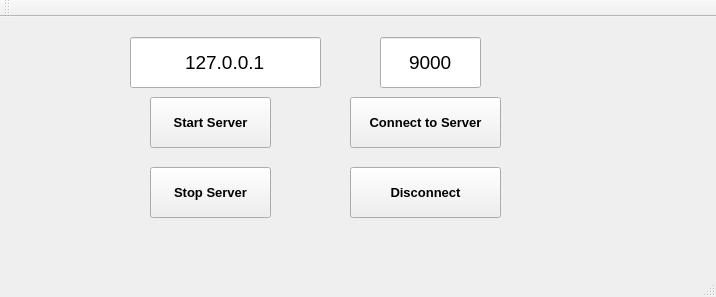
<?xml version="1.0" encoding="UTF-8"?>
<ui version="4.0">
 <class>MainWindow</class>
 <widget class="QMainWindow" name="MainWindow">
  <property name="geometry">
   <rect>
    <x>0</x>
    <y>0</y>
    <width>716</width>
    <height>297</height>
   </rect>
  </property>
  <property name="windowTitle">
   <string>Tcp Network Test</string>
  </property>
  <widget class="QWidget" name="centralWidget">
   <widget class="QPushButton" name="btnStartServer">
    <property name="geometry">
     <rect>
      <x>150</x>
      <y>80</y>
      <width>121</width>
      <height>51</height>
     </rect>
    </property>
    <property name="font">
     <font>
      <family>Arial</family>
      <pointsize>10</pointsize>
      <weight>75</weight>
      <bold>true</bold>
     </font>
    </property>
    <property name="text">
     <string>Start Server</string>
    </property>
   </widget>
   <widget class="QPushButton" name="btnConnectToServer">
    <property name="geometry">
     <rect>
      <x>350</x>
      <y>80</y>
      <width>151</width>
      <height>51</height>
     </rect>
    </property>
    <property name="font">
     <font>
      <family>Arial</family>
      <pointsize>10</pointsize>
      <weight>75</weight>
      <bold>true</bold>
     </font>
    </property>
    <property name="text">
     <string>Connect to Server</string>
    </property>
   </widget>
   <widget class="QLineEdit" name="serverIP">
    <property name="geometry">
     <rect>
      <x>130</x>
      <y>20</y>
      <width>191</width>
      <height>51</height>
     </rect>
    </property>
    <property name="font">
     <font>
      <family>Arial</family>
      <pointsize>14</pointsize>
     </font>
    </property>
    <property name="text">
     <string>127.0.0.1</string>
    </property>
    <property name="alignment">
     <set>Qt::AlignCenter</set>
    </property>
   </widget>
   <widget class="QLineEdit" name="serverPort">
    <property name="geometry">
     <rect>
      <x>380</x>
      <y>20</y>
      <width>101</width>
      <height>51</height>
     </rect>
    </property>
    <property name="font">
     <font>
      <family>Arial</family>
      <pointsize>14</pointsize>
     </font>
    </property>
    <property name="text">
     <string>9000</string>
    </property>
    <property name="alignment">
     <set>Qt::AlignCenter</set>
    </property>
   </widget>
   <widget class="QPushButton" name="btnStopServer">
    <property name="geometry">
     <rect>
      <x>150</x>
      <y>150</y>
      <width>121</width>
      <height>51</height>
     </rect>
    </property>
    <property name="font">
     <font>
      <family>Arial</family>
      <pointsize>10</pointsize>
      <weight>75</weight>
      <bold>true</bold>
     </font>
    </property>
    <property name="text">
     <string>Stop Server</string>
    </property>
   </widget>
   <widget class="QPushButton" name="btnDisconnect">
    <property name="geometry">
     <rect>
      <x>350</x>
      <y>150</y>
      <width>151</width>
      <height>51</height>
     </rect>
    </property>
    <property name="font">
     <font>
      <family>Arial</family>
      <pointsize>10</pointsize>
      <weight>75</weight>
      <bold>true</bold>
     </font>
    </property>
    <property name="text">
     <string>Disconnect</string>
    </property>
   </widget>
  </widget>
  <widget class="QMenuBar" name="menuBar">
   <property name="geometry">
    <rect>
     <x>0</x>
     <y>0</y>
     <width>716</width>
     <height>23</height>
    </rect>
   </property>
  </widget>
  <widget class="QToolBar" name="mainToolBar">
   <attribute name="toolBarArea">
    <enum>TopToolBarArea</enum>
   </attribute>
   <attribute name="toolBarBreak">
    <bool>false</bool>
   </attribute>
  </widget>
  <widget class="QStatusBar" name="statusBar"/>
 </widget>
 <layoutdefault spacing="6" margin="11"/>
 <resources/>
 <connections/>
</ui>
